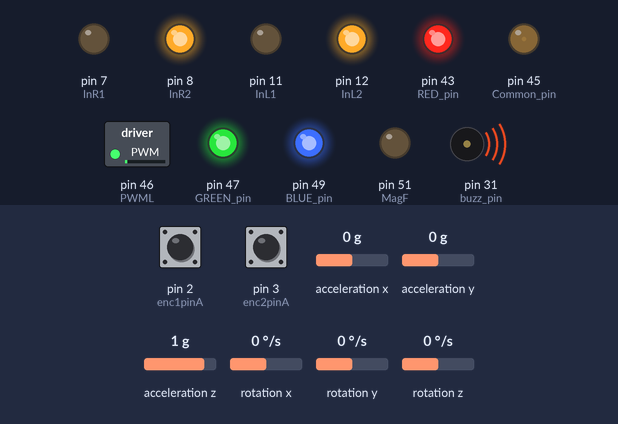
Bench run of a sketch on a simulated Arduino Mega 2560, built with avr-gcc and run on an emulated ATmega2560. On the bench: switched loads named in the sketch (green lamp = pin HIGH), output pins drawn as LEDs (lit = HIGH), buzzer (waves = sounding, pin HIGH). Inputs (shaded band) come from the test bench; at power-on: rotation y 0 °/s, acceleration x 0 g, acceleration z 1 g, pin 2 (enc1pinA) HIGH, pin 3 (enc2pinA) HIGH, acceleration y 0 g, rotation x 0 °/s, rotation z 0 °/s.

Above: at 1.2 s.
1.3 s: rotation y set to 192 °/s
At 1.8 s:
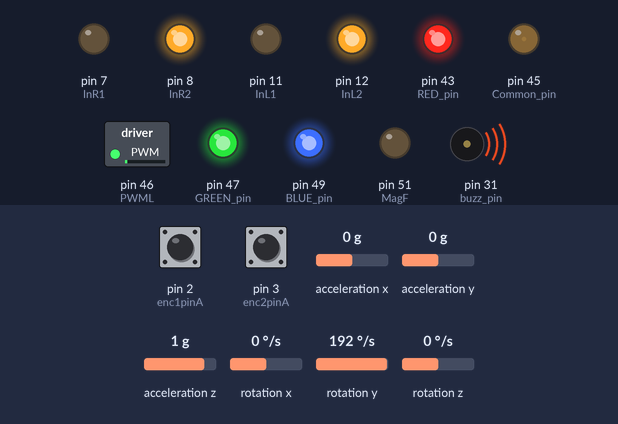
2.8 s: acceleration x set to 0.8 g
At 3.2 s:
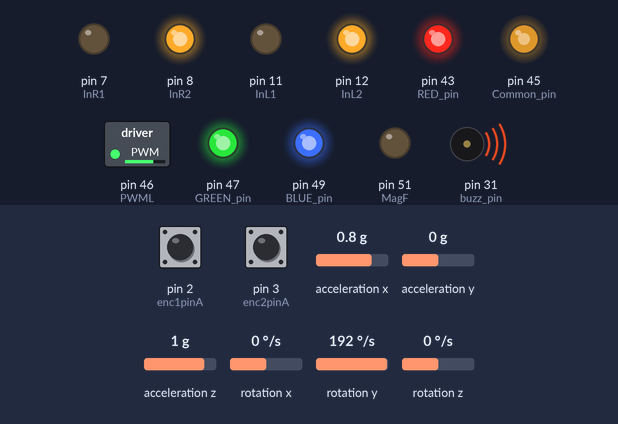
4.3 s: acceleration x set to -0.6 g
At 5.3 s:
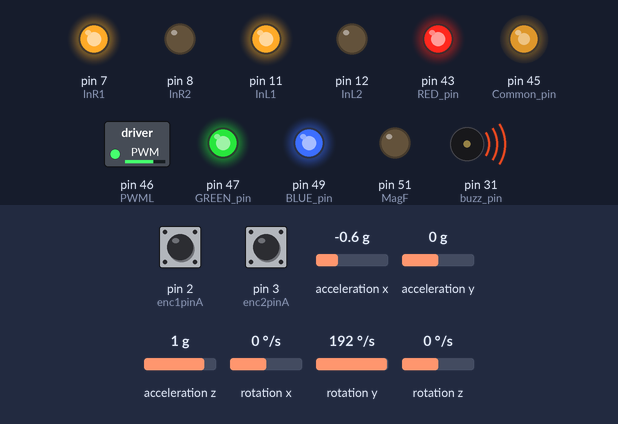
5.8 s: acceleration z set to 0.5 g
7.6 s: acceleration z set to 0.2 g
At 9.0 s:
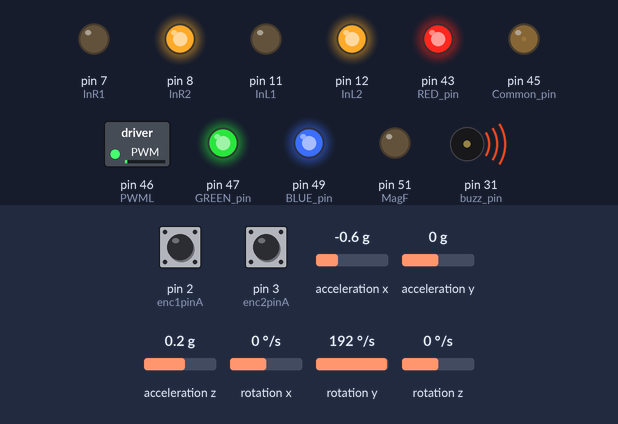
9.3 s: acceleration z set to -0.2 g
10.9 s: acceleration z set to -0.5 g
At 11.9 s:
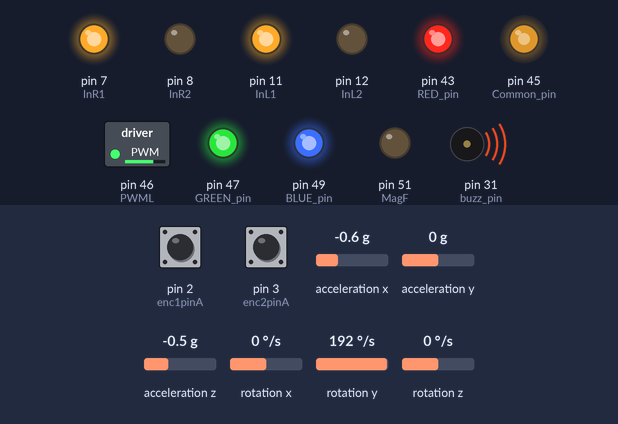
Timing chart, 0 to 13.6 s (numbered marks = the images above; inputs shaded):
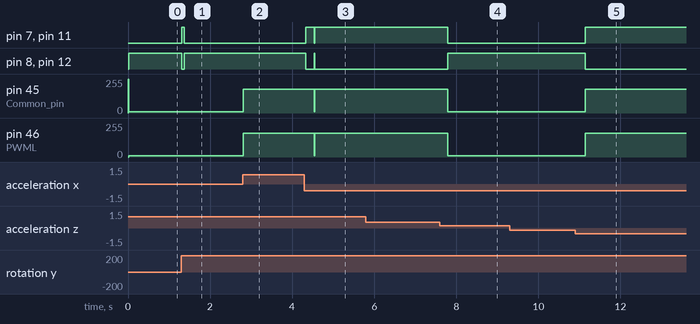

The sketch:

lqr_v7.ino
```cpp
#include "I2Cdev.h"
#include "MPU6050.h"
#include "math.h"
//#include <digitalWriteFast.h>
#if I2CDEV_IMPLEMENTATION == I2CDEV_ARDUINO_WIRE
#include "Wire.h"
#endif
#define MagF            51                      // electromagnet pin
#define buzz_pin        31                      // electromagnet pin
#define RED_pin         43                      //LED Pin
#define Common_pin      45                      //LED Pin
#define GREEN_pin       47                      //LED Pin
#define BLUE_pin        49                      //LED Pin
#define InL1            11                      // motor pin
#define PWML            46                     // PWM motor pin
#define InL2            12                       // motor pin
#define InR1            7                       // motor pin
#define PWMR            45                       // PWM motor pin
#define InR2            8                       // motor pin
#define enc1pinA 2
#define enc1pinB 5
#define enc2pinA 3
#define enc2pinB 4
//
float f_cut=10.50;
float alpha1=0.01250;
int last_sensor_task,last_lqr_task;
int flagright=0, flagleft=0,flagforward=0, flagbackward=0, flagstop=0;
int discardByte[22];
int n=1;
int A[10],B[10];
int a,b;

// Global Variables
float slope_offset=0, move_offset=0, max_angle_vel=4, max_angle_enc=2;
volatile float accel_angle=0, gyro_angle=0;
volatile float rotation_left=0, rotation_right=0;
volatile float left_RPM=0, right_RPM=0, left_prev_count=0, right_prev_count=0;
unsigned long last_task_time_PID=0;
volatile float y_setpoint=0;

//timer 4
volatile unsigned long int time_ms = 0;
volatile unsigned long int time_sec = 0;
unsigned long elapsed_time;
volatile unsigned long int sensor_ms = 0;

//encoder variables
volatile int right_count=0;
volatile int left_count=0;
volatile int newposition_1=0,newposition_2=0;
volatile int oldposition_1=0,oldposition_2=0;
unsigned long timenew,timeold=0;
float vel =0, velb=0,vela = 0,ul=0, ur=0,v0=0,v1=0;

MPU6050 accelgyro;
int flagr=0,flagl=0;
float x; //state variables position using encoder
float x_dot;//state variable velocity
float theta;// angle using MPU6050
float theta_dot;// angular velocity
float pitch_angle=0;// old pitch angle

//sensor values
int16_t ax1, ay1, az1;
int16_t gx1, gy1, gz1;
float old1=0, old2=0 ,old3=0;
float AX1=0,AY1=0,AZ1=0;
float old_gx=0, new_gx =0,old_gy=0 ,new_gy=0 ,old_gz=0 ,new_gz=0;
float GX_N=0 ,GY_N=0, GZ_N=0;
float GX_O=0, GY_O=0, GZ_O=0;
float old_pitch_angle=0, new_pitch_angle=0;
float pitch_acc=0,  pitch_gyro=0;
//volatile int32_t right_count=0,left_count=0,old_encoder=0; //for counting interrupts by both encoders

float u=0; //input for the system

void setup()

{   Serial.begin(9600);
    Serial3.begin(9600);
    timer3_init();  // for sensor reading gy87
    timer4_init();  // for calculating overall program time epoch()
 #if I2CDEV_IMPLEMENTATION == I2CDEV_ARDUINO_WIRE
    Wire.begin();
    // TWBR = 24;
#elif I2CDEV_IMPLEMENTATION == I2CDEV_BUILTIN_FASTWIRE
    Fastwire::setup(400, true);
#endif
    attach_interrupt();
    motor_init();
    LED_init();
    BUZZ_init();
    MAG_init();
    accelgyro.initialize();
    start_timer3(); // for sampling sensor data @0.005 sec
    start_timer4(); // for controlling motors  @0.005 sec
    //start_timer1();

}
void loop()
{
  accelgyro.getMotion6(&ax1, &ay1, &az1, &gx1, &gy1, &gz1);
   task(); //for every task
}

void task()
{
  accelgyro.getMotion6(&ax1, &ay1, &az1, &gx1, &gy1, &gz1);
if((sensor_time()- last_sensor_task)>= 1)
{
    last_sensor_task = sensor_time();
    process_sensor();
    //Serial.println("sensor");
}
if((epoch()- last_lqr_task)>= 1)
{
    //Serial.println("epoch");
    last_lqr_task = epoch();
    lqr();
    //for calculating the lqr
    }
}

void attach_interrupt() //attaching interrups to digital pins 2,3 and also initialising the motor pins
{
    pinMode(enc1pinA,INPUT);
    pinMode(enc1pinB,INPUT);
    pinMode(enc2pinA,INPUT);
    pinMode(enc2pinB,INPUT);
    digitalWrite(enc1pinA,HIGH);
    digitalWrite(enc1pinB,HIGH);
    digitalWrite(enc2pinA,HIGH);
    digitalWrite(enc2pinB,HIGH);
    attachInterrupt(1, right_movement,FALLING);
    attachInterrupt(0, left_movement, FALLING);
    right_count = 0;
    left_count = 0;
}

void left_movement() //ISR for left motor's encoder
{
    int state = digitalRead(enc1pinA);
    //Serial.println(state);
    if(digitalRead(enc1pinB))
    state ? left_count-- : left_count++;
    else
    state ? left_count++ : left_count--;
    }

void right_movement() // ISR for right encoder's motor
{
    int state = digitalRead(enc2pinA);
    if(digitalRead(enc2pinB))
    state ? right_count-- : right_count++;
    else
    state ? right_count++ : right_count--;
}

void motor_init()
{
    pinMode(MagF, OUTPUT);
    pinMode(InL1, OUTPUT);
    pinMode(InL2, OUTPUT);
    pinMode(PWML, OUTPUT);
    pinMode(InR1, OUTPUT);
    pinMode(InR2, OUTPUT);
    pinMode(PWMR, OUTPUT);
}

void motorForwardL(int PWM_val)
{
    analogWrite(PWML, PWM_val);
    digitalWrite(InL1, LOW);
    digitalWrite(InL2, HIGH);
    flagl=1;
}
void motorBackwardL(int PWM_val)
{
    analogWrite(PWML, PWM_val);
    digitalWrite(InL2, LOW);
    digitalWrite(InL1, HIGH);
    flagl=0;
}
void motorBackwardR(int PWM_val)
{
    analogWrite(PWMR, PWM_val);
    digitalWrite(InR2, LOW);
    digitalWrite(InR1, HIGH);
}
void motorForwardR(int PWM_val)
{
    analogWrite(PWMR, PWM_val);
    digitalWrite(InR1, LOW);
    digitalWrite(InR2, HIGH);
}
void stop_motorR()
{
    digitalWrite(InR1, LOW);
    digitalWrite(InR2, LOW);
}
void stop_motorL()
{
    digitalWrite(InL2, LOW);
    digitalWrite(InL1, LOW);
}

void LED_init(){
    pinMode(RED_pin, OUTPUT);
    pinMode(Common_pin, OUTPUT);
    pinMode(GREEN_pin, OUTPUT);
    pinMode(BLUE_pin, OUTPUT);
    digitalWrite(RED_pin, HIGH);
    digitalWrite(Common_pin, HIGH);
    digitalWrite(GREEN_pin, HIGH);
    digitalWrite(BLUE_pin, HIGH);
}
void BUZZ_init()
{
    pinMode(buzz_pin, OUTPUT);
    digitalWrite(buzz_pin, HIGH);
}
void MAG_init(){
    pinMode(MagF, OUTPUT);
    digitalWrite(MagF, LOW);
}
void MagPick(void)  {
    digitalWrite(MagF, HIGH);
}
void MagDrop(void)  {
    digitalWrite(MagF, LOW);
}

//timer 3 FOR SENSOR sampling
void timer3_init()
{
    TCCR3B = 0x00;  // Stop Timer
    TCNT3 = 0xFEC7; //0.005 sec
    OCR3A = 0x0000; // Output Compare Register (OCR) - Not used
    OCR3B = 0x0000; // Output Compare Register (OCR) - Not used
    OCR3C = 0x0000; // Output Compare Register (OCR) - Not used
    ICR3 = 0x0000;  // Input Capture Register (ICR)  - Not used
    TCCR3A = 0x00;
    TCCR3C = 0x00;
}
void start_timer3()
{
    TCCR3B = 0x04; // Prescaler 256
    TIMSK3 = 0x01; // Enable Timer Overflow Interrupt
}
ISR(TIMER3_OVF_vect) // overflow flag is raised when TCNT reaches 65536
{
     TIMSK3 = 0x00;
     process_sensor();
     sensor_ms++;      // Increment ms value
     TCNT3 = 0xFEC7;   //0.005 ,256 as pre scalar
    //TCNT3  = 0x0FD87;//0.01 ,256 as pre scalar
    //TCNT3 = 0xFB1E;  //0.02 using ,256 as pre-scalar
      TIMSK3 = 0x01;
}
unsigned int sensor_time()
{
  return sensor_ms;
  }

void process_sensor()
{
     low_pass_filter(ax1,ay1,az1) ;  // accelerometer values to low pass filter
     high_pass_filter(gx1,gy1,gz1) ; // gyroscope values to high pass filter
     comp_pitch(AX1,AY1,AZ1,GX_N,GY_N,GZ_N);// comp filter for calculating pitch
     theta=new_pitch_angle;
     theta_dot=((new_pitch_angle-pitch_angle)/0.005);
     pitch_angle=new_pitch_angle;
     }
//timer 4 FOR FULL PROGRAM TIME
void timer4_init()
{
  TCCR4B = 0x00;    // Stop Timer
  TCNT4  = 0x63C0;  // 0.0009999593097s (~0.001s)
  OCR4A  = 0x0000;  // Output Compare Register (OCR) - Not used
  OCR4B  = 0x0000;  // Output Compare Register (OCR) - Not used
  OCR4C  = 0x0000;  // Output Compare Register (OCR) - Not used
  ICR4   = 0x0000;  // Input Capture Register (ICR)  - Not used
  TCCR4A = 0x00;
  TCCR4C = 0x00;
}
void start_timer4()
{
  TCCR4B = 0x02;    // Prescaler 8
  TIMSK4 = 0x01;    // Enable Timer Overflow Interrupt
}

ISR(TIMER4_OVF_vect)
{
  TIMSK4 = 0x00;  // Reload counter value
  time_ms++;      // Increment ms value
   lqr();
   TCNT4=0xD8F0; //DELAY 0F 0.005 SEC 8 as pre scalar
   //TCNT4=0xB1E0;//DELAY 0F 0.01 SEC 8 as pre scalar
   //TCNT4=0x63C0;//DELAY OF 0.02 SEC 8 as pre scalar
 TIMSK4= 0x01;
}
unsigned long epoch()
{
  elapsed_time = time_ms;
  return elapsed_time;
}

void low_pass_filter(int16_t ax,int16_t ay,int16_t az){ //low pass filter for accelerometer data
  float dT = 0.005;
  float Tau= 1/(2*3.1416*f_cut);
  float alpha = Tau/(Tau+dT);//0.031;
  float ax2=(float)ax;
  float ay2=(float)ay;
  float az2=(float)az;
  AX1=(1-alpha)*ax2+alpha*old1;
  old1 = AX1;
  AY1=(1-alpha)*ay2+alpha*old2;
  old2 = AY1;
  AZ1=(1-alpha)*az2+alpha*old3;
  old3 = AZ1;
  AX1 = (AX1)/16384;
  AY1 = (AY1)/16384;
  AZ1 = (AZ1)/16384;
}
void high_pass_filter(int16_t gx,int16_t gy,int16_t gz){ //high pass filter for gyroscope data
  float dT = 0.005;
  float Tau= 1/(2*3.141*f_cut);
  float alpha = Tau/(Tau+dT);
  float gx2=(float)gx;
  float gy2=(float)gy;
  float gz2=(float)gz;
  new_gx = gx;
  GX_N = (1-alpha)*GX_O + (1-alpha)*(new_gx - old_gx);
  old_gx = new_gx;
  GX_O = GX_N;
  new_gy = gy;
  GY_N = (1-alpha)*GY_O + (1-alpha)*(new_gy - old_gy);
  old_gy = new_gy;
   GY_O = GY_N;
  new_gz = gz;
  GZ_N = (1-alpha)*GZ_O + (1-alpha)*(new_gz - old_gz);
  old_gz = new_gz;
  GZ_O = GZ_N;
  GX_N=GX_N/131;
  GY_N=GY_N/131;
  GZ_N=GZ_N/131;
}
void comp_pitch(float ax,float ay,float az,float gx,float gy,float gz){ // this fucntion calculates pitch angle
  pitch_acc =atan2f(-ax,abs(az));
  pitch_acc=(pitch_acc*180)/3.14;
  pitch_gyro =(gy*0.01);
  new_pitch_angle = (1-alpha1)*(old_pitch_angle+pitch_gyro) + (alpha1*pitch_acc);
  old_pitch_angle = new_pitch_angle;
  new_pitch_angle = new_pitch_angle*(-1);
  //new_pitch_angle = (new_pitch_angle)/57*3;
  //Serial.print("pitch= ");
  //Serial.print(new_pitch_angle,6);Serial.println(" ");
}

void balance_using_motor(float input_1, float input_2){//this function takes u as input maps it and depending on its sign moves motors in particular directions and adjust their speed

  uint8_t VR=(constrain((abs(input_1)), 10, 180));
  uint8_t VL=(constrain((abs(input_2)), 10,180));
  //Serial.print(" v0= ");Serial.print(v0);
  //Serial.print(" v1= ");Serial.print(v1);
  //Serial.print(" VR= ");Serial.print(VR);
  //Serial.print(" VL= ");Serial.println(VL);

 if(input_1>0){
   //VR=VR+10;VL=VL+10;
   motorForwardR(VL);
   //Serial.println("1");
  motorForwardL(VR);
}
 else if(input_1<0){

   motorBackwardL(VR);
   //Serial.println("2");
   motorBackwardR(VL);
 }
}

void process_encoder()
{
   v0 = (((newposition_1-oldposition_1)/(0.005*270))*(2*3.14));//left count
   v1 = -1*(((newposition_2-oldposition_2)/(0.005*270))*(2*3.14));//right count
   vel = (v0 + v1)*0.5;
   vela=vela +vel*0.005;
   velb=velb +v1*0.02;
}

void lqr(){ // this function takes values of encoders and mpu6050 sensor as x and theta and solves equation u=-kx and pass value of u as pwm for motor controlling
  y_setpoint=0;
  newposition_1 = left_count;
  newposition_2 = right_count;
  process_encoder();
  oldposition_1=newposition_1;
  oldposition_2=newposition_2;
  vel=0;
  if((theta)>=60|| (theta)<=-60)
 {
  ul=2;
  ur=2;
 }
 else
  {
  ul=(((vela*(0.2)) + (vel*(1.08))+(theta*(27.52332))+(theta_dot*(7))));
}
  if((theta)>=-0.5 && (theta)<=0.5)
 {
  ul=2;
  ur=2;
 }

  balance_using_motor(ul,ul);
  }
```

Measured:
- the behaviour switches between 0.4 and 0.3 g on acceleration z (found by bisection; images 3 and 4)
- the behaviour switches between -0.3 and -0.4 g on acceleration z (found by bisection; images 4 and 5)
- after the input at 1.3 s, pin 7 (InR1), pin 11 (InL1): LOW → HIGH at once, → LOW 0.06 s later; pin 8 (InR2), pin 12 (InL2): HIGH → LOW at once, → HIGH 0.06 s later
- after the input at 2.8 s, pin 45 (Common_pin), pin 46 (PWML): 10/255 → 180/255 at once
- after the input at 4.3 s, pin 7 (InR1), pin 11 (InL1): LOW → HIGH at once, → LOW 0.21 s later, → HIGH 0.01 s later; pin 8 (InR2), pin 12 (InL2): HIGH → LOW at once, → HIGH 0.21 s later, → LOW 0.01 s later; pin 45 (Common_pin), pin 46 (PWML): 180/255 → 10/255 after 0.24 s, → 180/255 0.01 s later
- after the input at 5.8 s, every drawn part: stays the same
- after the input at 7.6 s, pin 7 (InR1), pin 11 (InL1): HIGH → LOW after 0.19 s; pin 8 (InR2), pin 12 (InL2): LOW → HIGH after 0.19 s; pin 45 (Common_pin), pin 46 (PWML): 180/255 → 10/255 after 0.19 s
- after the input at 9.3 s, every drawn part: stays the same
- after the input at 10.9 s, pin 7 (InR1), pin 11 (InL1): LOW → HIGH after 0.24 s; pin 8 (InR2), pin 12 (InL2): HIGH → LOW after 0.24 s; pin 45 (Common_pin), pin 46 (PWML): 10/255 → 180/255 after 0.24 s
